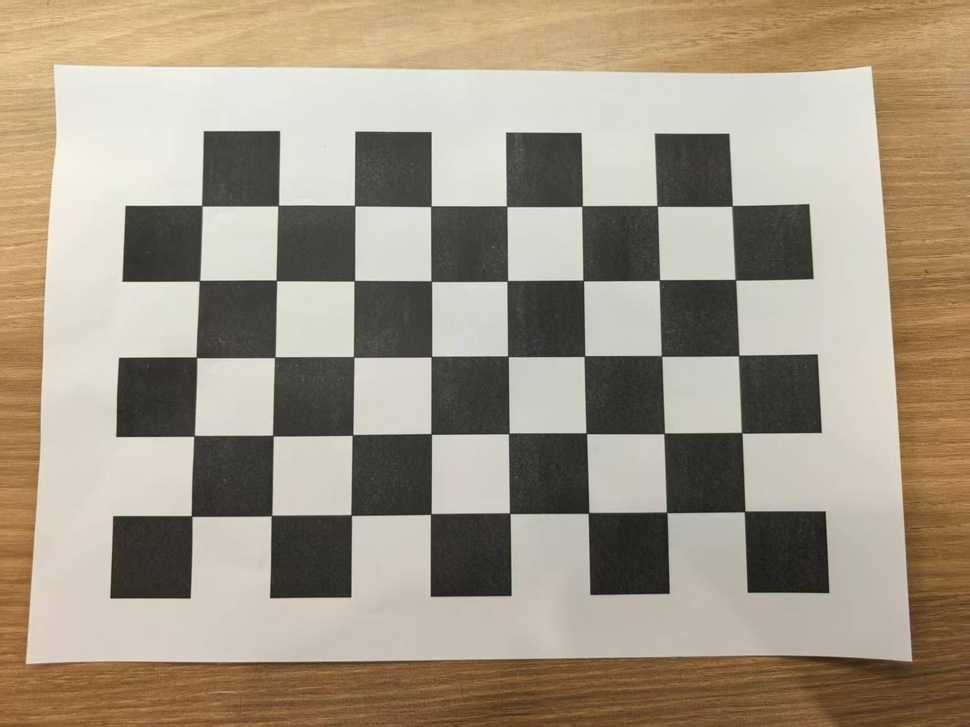
#> input picture pic/RGB_camera_calib_img/100000.jpg, 970 x 727 px, shrunk from 1706 x 1279 before the run; its folder holds only this picture in this run
$ python run_calib_RGB.py
#> lines starting #> are read from the running program, lines starting #| are printed output that depends on the picture; after the words box and inside, x2 and y2 are one past the last pixel; in counts of white or black regions, pixels touching at a corner belong together; long printed decimals are rounded
### calibrate_helper.py
# -*- coding: utf-8 -*-
"""
Calibrate the Camera with Zhang Zhengyou Method.

By You Zhiyuan, 2022.07.04, zhiyuanyou@foxmail.com
"""

import os
import glob

import cv2
import numpy as np


class Calibrator(object):
    def __init__(self, img_dir, shape_inner_corner, size_grid, visualization=True):
        """
        --parameters--
        img_dir: the directory that save images for calibration, str
        shape_inner_corner: the shape of inner corner, Array of int, (h, w)
        size_grid: the real size of a grid in calibrator, float
        visualization: whether visualization, bool
        """
        self.img_dir = img_dir
        self.shape_inner_corner = shape_inner_corner
        self.size_grid = size_grid
        self.visualization = visualization
        self.mat_intri = None # intrinsic matrix
        self.coff_dis = None # cofficients of distortion

        # create the conner in world space
        w, h = shape_inner_corner
        # cp_int: corner point in int form, save the coordinate of corner points in world sapce in 'int' form
        # like (0,0,0), (1,0,0), (2,0,0) ...., (10,7,0)
        cp_int = np.zeros((w * h, 3), np.float32)
        cp_int[:,:2] = np.mgrid[0:w,0:h].T.reshape(-1,2)
        # cp_world: corner point in world space, save the coordinate of corner points in world space
        self.cp_world = cp_int * size_grid

        # images
        self.img_paths = []
        for extension in ["jpg", "png", "jpeg"]:
            self.img_paths += glob.glob(os.path.join(img_dir, "*.{}".format(extension)))
        assert len(self.img_paths), "No images for calibration found!"


    def calibrate_camera(self):
        w, h = self.shape_inner_corner
        # criteria: only for subpix calibration, which is not used here
        # criteria = (cv2.TERM_CRITERIA_EPS + cv2.TERM_CRITERIA_MAX_ITER, 30, 0.001)
        points_world = [] # the points in world space
        points_pixel = [] # the points in pixel space (relevant to points_world)
        for img_path in self.img_paths:
            img = cv2.imread(img_path)
#> img is the input picture: shape (727, 970, 3); mean B, G, R 132.3, 150.2, 162.3
            gray_img = cv2.cvtColor(img, cv2.COLOR_BGR2GRAY)
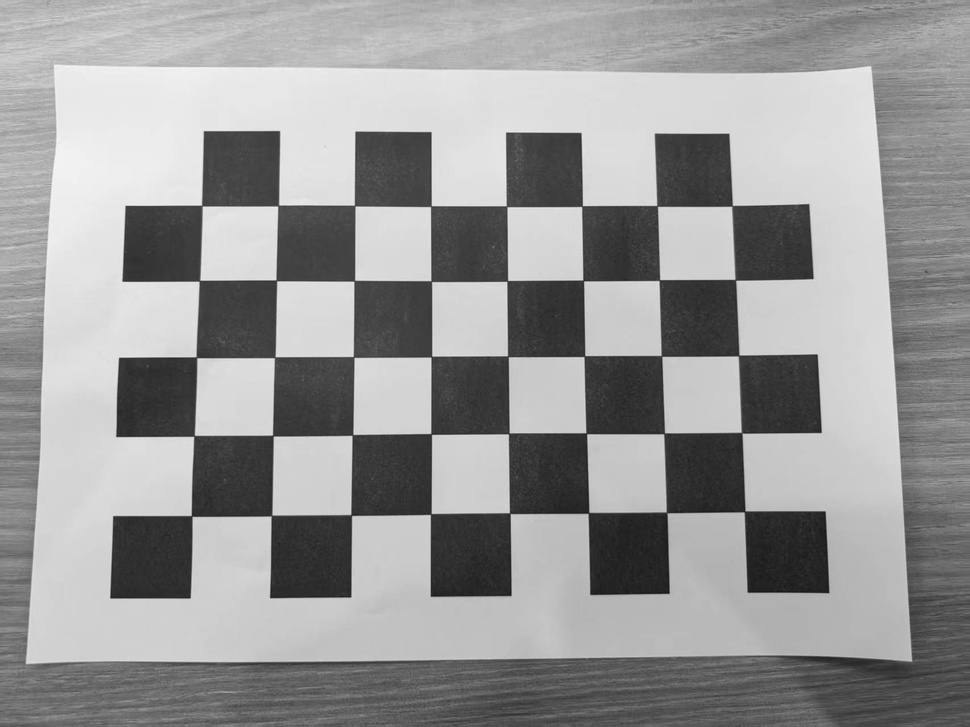
#> gray_img: shape (727, 970); min 18, max 246, mean 151.8
            # find the corners, cp_img: corner points in pixel space
            ret, cp_img = cv2.findChessboardCorners(gray_img, (w, h), None)
#> ret = True; cp_img = 40 rows, first 8: [744.5, 511.5], [666.5, 512.4], [588.5, 512.8], [509.5, 513.2], [430.6, 514.1], [351.2, 514.9], [271.6, 515.4], [191.5, 515.8]
            # if ret is True, save
            if ret:
                # cv2.cornerSubPix(gray_img, cp_img, (11,11), (-1,-1), criteria)
                points_world.append(self.cp_world)
                points_pixel.append(cp_img)
                # view the corners
                if self.visualization:
                    cv2.drawChessboardCorners(img, (w, h), cp_img, ret)
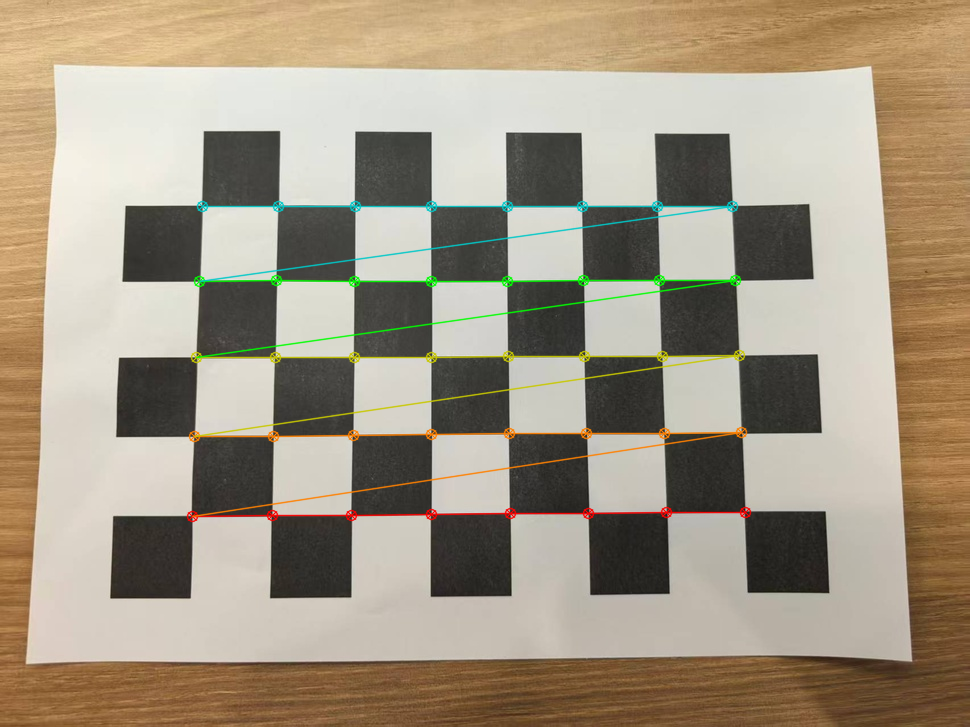
#> img: shape (727, 970, 3); 2.53% of pixels changed, all inside (x1, y1, x2, y2) = (186, 200, 752, 523)
                    cv2.imshow('FoundCorners', img)
                    cv2.waitKey(500)

        # calibrate the camera
        ret, mat_intri, coff_dis, v_rot, v_trans = cv2.calibrateCamera(points_world, points_pixel, gray_img.shape[::-1], None, None)
#> ret = 0.265; mat_intri = [[891.9, 0, 481.2], [0, 893.5, 350.8], [0, 0, 1]]; coff_dis = [[0.437, -4.67, -0.000666, -0.00103, 14.95]]; v_rot = ([-0.0355, 0.197, 3.13],); v_trans = ([0.0907, 0.0552, 0.31],)
        print ("ret: {}".format(ret))
#| ret: 0.2654
        print ("intrinsic matrix: \n {}".format(mat_intri))
#| intrinsic matrix:
#|  [[891.885   0.         481.204]
#|  [  0.         893.472 350.828]
#|  [  0.           0.           1.        ]]
        # in the form of (k_1, k_2, p_1, p_2, k_3)
        print ("distortion cofficients: \n {}".format(coff_dis))
#| distortion cofficients:
#|  [[ 4.37374070e-01 -4.66808479e+00 -6.65911182e-04 -1.02945527e-03
#|    1.49455179e+01]]
        print ("rotation vectors: \n {}".format(v_rot))
#| rotation vectors:
#|  (array([[-0.03551],
#|        [ 0.1971],
#|        [ 3.130]]),)
        print ("translation vectors: \n {}".format(v_trans))
#| translation vectors:
#|  (array([[0.09071],
#|        [0.05523],
#|        [0.3103]]),)

        # calculate the error of reproject
        total_error = 0
        for i in range(len(points_world)):
            points_pixel_repro, _ = cv2.projectPoints(points_world[i], v_rot[i], v_trans[i], mat_intri, coff_dis)
            error = cv2.norm(points_pixel[i], points_pixel_repro, cv2.NORM_L2) / len(points_pixel_repro)
            total_error += error
#> this loop made 1 pass
#> (error, total_error) on pass 1: (0.042, 0.042)
#> after the loop, total_error = 0.042
        print("Average error of reproject: {}".format(total_error / len(points_world)))
#| Average error of reproject: 0.04196

        self.mat_intri = mat_intri
#> self.mat_intri = [[891.9, 0, 481.2], [0, 893.5, 350.8], [0, 0, 1]]
        self.coff_dis = coff_dis
#> self.coff_dis = [[0.437, -4.67, -0.000666, -0.00103, 14.95]]
        return mat_intri, coff_dis


    # [17 lines left out: function dedistortion, not called in this run]

### run_calib_RGB.py
# -*- coding: utf-8 -*-
"""
Calibrate the Camera with Zhang Zhengyou Method.
Picture File Folder: "./pic/RGB_camera_calib_img/", Without Distortion.

By You Zhiyuan, 2022.07.04, zhiyuanyou@foxmail.com
"""

import os

from calibrate_helper import Calibrator


def main():
    img_dir = "./pic/RGB_camera_calib_img"
    shape_inner_corner = (8, 5)
    size_grid = 0.027
    # create calibrator
    calibrator = Calibrator(img_dir, shape_inner_corner, size_grid)
    # calibrate the camera
    mat_intri, coff_dis = calibrator.calibrate_camera()
#> mat_intri = [[891.9, 0, 481.2], [0, 893.5, 350.8], [0, 0, 1]]; coff_dis = [[0.437, -4.67, -0.000666, -0.00103, 14.95]]

if __name__ == '__main__':
    main()
